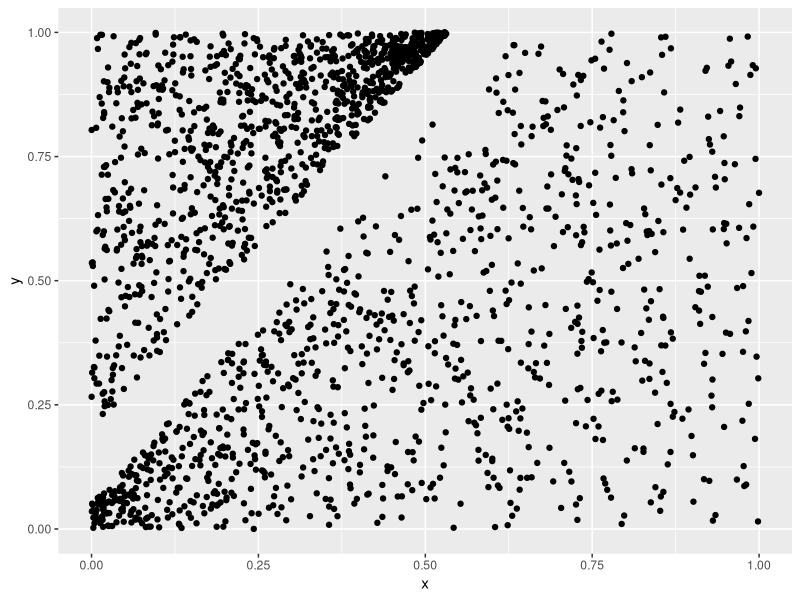
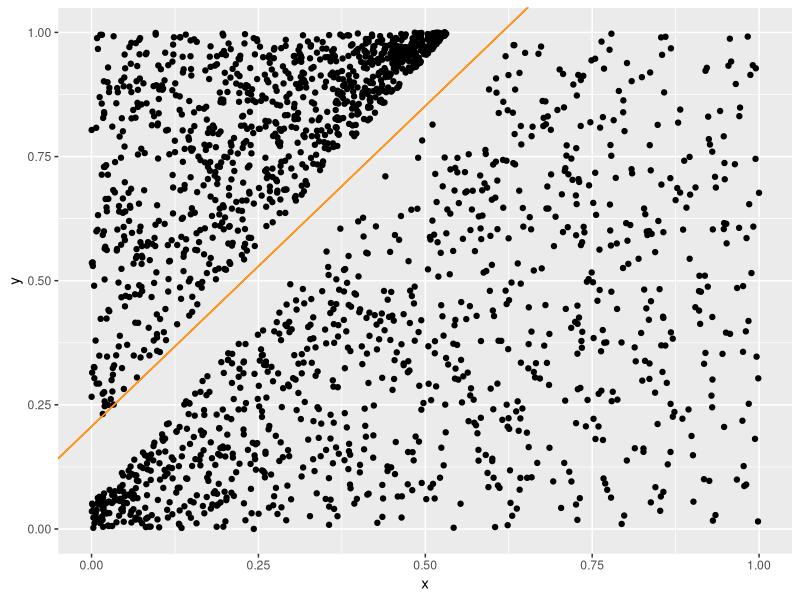
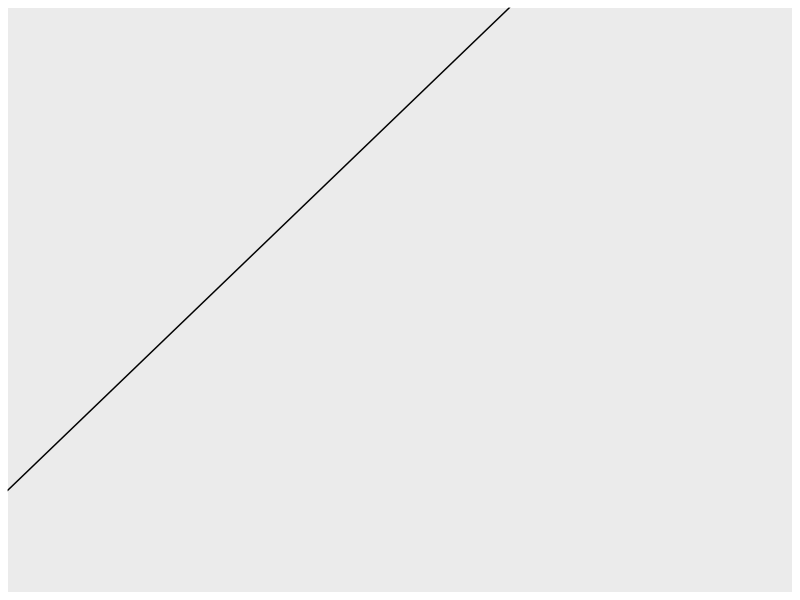

Recreate these plots in R, in order.
library('dplyr')
library('ggplot2')

# Simulate Data

lin_pair = function(m,b,label){
  obj = l_make(m,b,label)
  x = obj[1]
  y = obj[2]
  while (y<0||y>1){
    obj = l_make(m,b,label)
    x = obj[1]
    y = obj[2]
  }
  return (c(x,y))
}

l_make = function(m,b,label){
  x = runif(1,0,1)
  y_true = m*x+b
  if (label==1){
    if (y_true<1){
     y = runif(1, y_true,1)
    } else {y=-1}
  } else {
    if (y_true>0){
    y = runif(1, 0, y_true)
    } else {y=-1}
  }
  return(c(x,y))
}

lin_pair_gen = function(m,b,label,n){
  lin_df = as.data.frame(matrix(0, nrow=n, ncol=2))
  for (i in 1:n){
    l=lin_pair(m,b,label)
    lin_df[i,1]=l[[1]]
    lin_df[i,2]=l[[2]]
  }
  return (lin_df)
}

lin_1 = lin_pair_gen(1.5,0.2,1,1000)
lin_1$labels = 1
colnames(lin_1) = c("x","y")
lin_2 = lin_pair_gen(1.5,0.05,-1,1000)
lin_2$labels = -1
colnames(lin_2) = c("x","y")
lin_df = rbind(lin_1, lin_2)
colnames(lin_df) = c("x","y")
ggplot(data=lin_df, aes(x=x, y=y))+geom_point()
lin_df$arb = 1

# Dot product of two numeric vectors
dot = function(x,y){
  dot_sum = 0
  for (i in 1:length(x)){
    dot_sum = dot_sum+x[i]*y[i]
  }
  return(dot_sum)
}

# xs as matrix of data
# y as vector of labels
# w as a learning rate
# niter as a number of iterations
perceptron = function(xs,y,w,rate,niter=nrow(xs)){
  r_ind = sample(1:nrow(xs), niter, replace=FALSE)
  weight = w
  for (i in r_ind){
    x = xs[i,]
    d = dot(x,weight)
    c = sign(d)
    if (y[i]==1 && c==-1){
      weight = weight+rate*x
    } else if (y[i]==-1 && c==1){
      weight = weight-rate*x
    }
  }
  return (weight)
}

# errr... here we go?
lin_pruned = select(lin_df, x,y,arb)
lin_class = lin_df[[3]]
w0 = rep(0.1, ncol(lin_pruned))
w1 = perceptron(lin_pruned, lin_class, w0, 1)
w2 = perceptron(lin_pruned, lin_class, w1, 1)
w3 = perceptron(lin_pruned, lin_class, w2, 1)
w4 = perceptron(lin_pruned, lin_class, w3, 1)
ab = function(w){
  slope = -w$x/w$y
  intercept = -w$arb/w$y
  return(c(slope=slope, intercept=intercept))
}
ggplot(data=lin_df, aes(x=x, y=y))+geom_point()+geom_abline(slope=ab(w1)[1], intercept=ab(w1)[2], color="Red")+geom_abline(slope=ab(w2)[1], intercept=ab(w2)[2], color="Orange")

ggplot()+geom_abline(slope=ab(w1)[1], intercept=ab(w1)[2])

perceptron_conv = function(xs,y,w,rate){
  weight = w*0
  alt_weight = w
  counter = 0
  while (!identical(alt_weight,weight)){
    weight=alt_weight
    alt_weight=perceptron(xs,y,weight,rate)
    counter=counter+1
  }
  return (list(counter, weight))
}

perceptron_conv(lin_pruned, lin_class, w0, 1)
